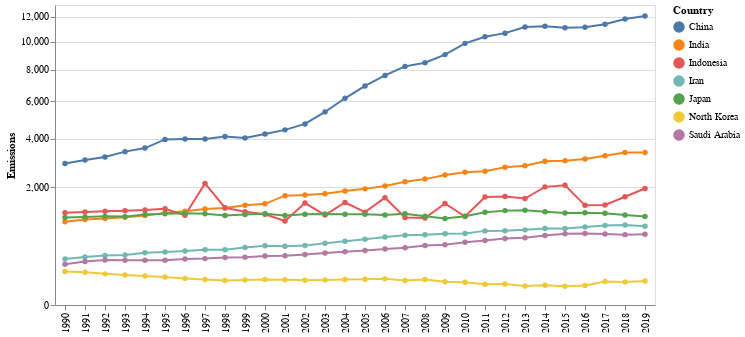

Notebook code cell kept with this figure:
### Code cell
# now we replot the interesting countris with each other
# We use the above tables to selectt interesting countries 
# super interesting ones, China, grew a lot 
# india, also grew alot 
subset_asia = asia_df.loc[asia_df['Country'].isin(['China', 'India', 'Indonesia', 'Japan', 'Iran', 'Saudi Arabia', 'North Korea'])].drop(columns = ['Country means', 'Change'])
fig_2 = alt.Chart(subset_asia.melt(id_vars='Country', var_name='Year', value_name='Value')).encode(
    x = alt.X('Year', title = None),
    y = alt.Y('Value', scale = alt.Scale(type = 'sqrt'), title = 'Emissions'),
    color = alt.Color('Country')
).mark_line(point = True)

# display
fig_2

### Figure 1 — Vega-Lite specification as saved in the notebook (floating-point values rounded to 4 significant figures; data arrays with more than 128 entries replaced by an {"elided": "..."} marker saying what was removed)
{"config": {"view": {"continuousWidth": 400, "continuousHeight": 300}}, "data": {"name": "data-94e618ca67b20c14be3bf6394b504b89"}, "mark": {"type": "line", "point": true}, "encoding": {"color": {"field": "Country", "type": "nominal"}, "x": {"field": "Year", "title": null, "type": "nominal"}, "y": {"field": "Value", "scale": {"type": "sqrt"}, "title": "Emissions", "type": "quantitative"}}, "$schema": "https://vega.github.io/schema/vega-lite/v4.17.0.json", "datasets": {"data-94e618ca67b20c14be3bf6394b504b89": {"elided": "210 records"}}}
